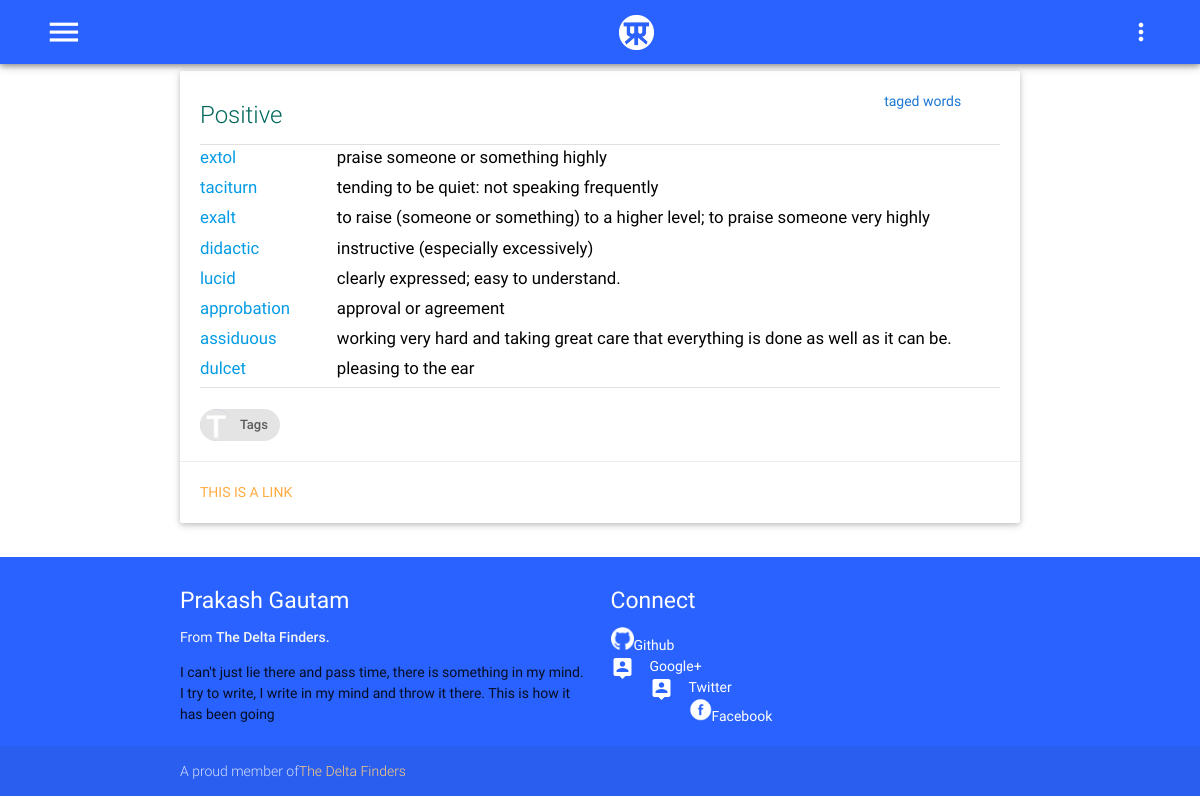
The app's page /gre/tag/Positive with its own data.
### gre/models.py (models this page shows, shortened)
class Tag(models.Model):
    tagname = models.CharField(max_length=200,unique=True)

class Vocab(models.Model):
    word = models.CharField(max_length=25,unique=True)
    meaning = models.CharField(max_length=250)
    sentences = models.TextField();
    createdate = models.DateTimeField(auto_now_add=True)
    updatedate = models.DateTimeField(auto_now=True)
    category = models.ManyToManyField('Tag',blank=False)
    source = models.ManyToManyField('Source',blank=False)
    synonym = models.ManyToManyField('Vocab',  blank=True, related_name="%(app_label)s_%(class)s_related_synonym")
    antonym = models.ManyToManyField('Vocab',  blank=True, related_name="%(app_label)s_%(class)s_related_antonym")
    seealso = models.ManyToManyField('Vocab',  blank=True, related_name="%(app_label)s_%(class)s_related_see_also" )
    def __str__(self):
        return self.word

### gre/views.py (the view)
# urls.py: url(r'^tag/(?P<ptag>[\w]+)$',views.GreTag.as_view(),name='tag'),
class GreTag(View):
    def get(self,request,ptag):
        tagids = get_list_or_404(Tag,tagname__contains = ptag)
        tagwords = get_list_or_404(Vocab,category__in = tagids)
        template = loader.get_template('gre/tags.html')
        context = {
            'tagwords':tagwords,
            'tag' : ptag
        }
        return HttpResponse(template.render(context,request))

### gre/templates/gre/tags.html (shortened to what this page needs)
{%extends "base.html" %}
{%load staticfiles %}
{%block bodycontent %}
<div class="container">
<div class="row">
    <div class="col l12 s12 m12">
      <div class="card">
        <div class="card-content black-text">
          <div class="row">
              <div class="col s12 m8 l10">
                  <span class="card-title teal-text text-darken-3" style="font-size: 2em:text-align:center;">
                      {{tag}}
                  </span>
              </div>
              <div class="col s12 m4  l2">
                  <span class="blue-text text-darken-2" style="text-align: right;">taged words</span>
              </div>
            </div>
            <div class="divider"></div>
            <div class="content" style="text-align: justify; font-size: 1.2em">
            {%for word in tagwords%}
            <div class="row">
                <div class="col s3 m3 l2"><a href="{% url 'gre:meaning' word%}">{{word}}</a></div>
                <div class="col s9 m9 l10">{{word.meaning}}</div>
             </div>
            {% endfor %}
          </div>
          <div class="divider"></div>
          <br/>
          <a href="{% url 'gre:alltag' %}">
          <div class="chip">
                <img src="{%static 'images/capital-t.png'%}" alt="Tags">
                Tags
          </div>
          </a>
        </div>
        <div class="card-action">
          <a href="#">This is a link</a>
        </div>
      </div>
    </div>
</div>
</div>
{%endblock bodycontent %}

### static/css/style.css (style rules this page uses)
html { font-size: 14px; }
.row { margin-bottom: 5px; }

### records on screen
Tag: tagname "Positive"
Vocab: word "extol", meaning "praise someone or something highly"
Vocab: word "taciturn", meaning "tending to be quiet: not speaking frequently"
Vocab: word "exalt", meaning "to raise (someone or something) to a higher level; to praise someone very highly"
Vocab: word "didactic", meaning "instructive (especially excessively)"
Vocab: word "lucid", meaning "clearly expressed; easy to understand."
Vocab: word "approbation", meaning "approval or agreement"
Vocab: word "assiduous", meaning "working very hard and taking great care that everything is done as well as it can be."
Vocab: word "dulcet", meaning "pleasing to the ear"
